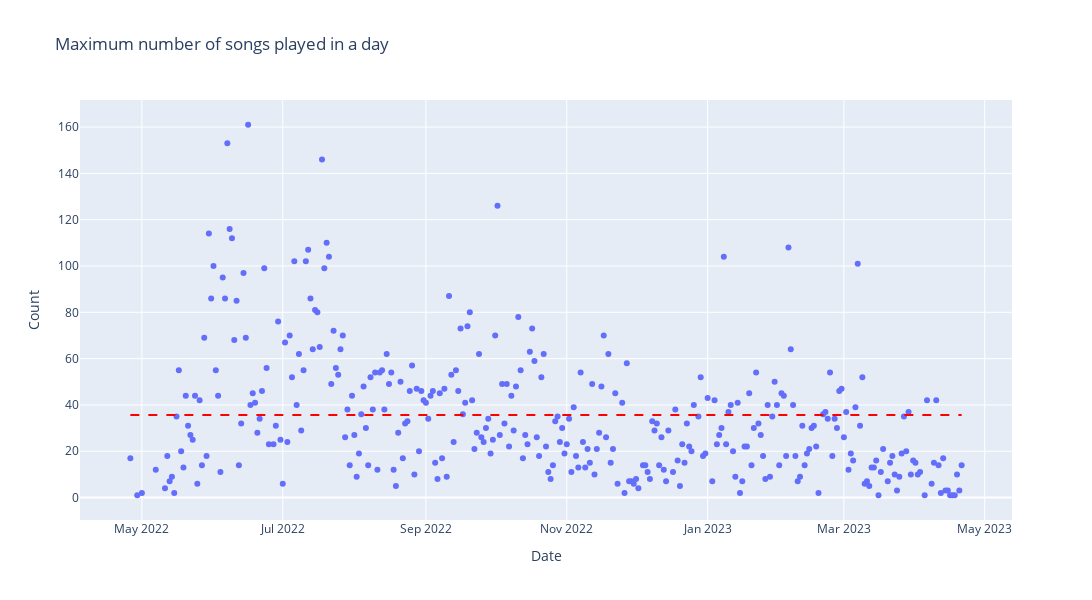

Notebook source saved alongside this figure:
### Code cell
import plotly.graph_objects as go

fig = go.Figure()
fig.add_trace(go.Scatter(x=most_songs.index, 
                         y=most_songs["Count"],
                         mode='markers'))

fig.add_shape(type="line",
              x0=most_songs.index.min(),
              y0=most_songs["Count"].mean(),
              x1=most_songs.index.max(),
              y1=most_songs["Count"].mean(),
              line=dict(color="red", width=2, dash="dash"))

fig.update_layout(title="Maximum number of songs played in a day",
                  xaxis_title="Date",
                  yaxis_title="Count",
                  width=1200,
                  height=600)

fig.show()

### Figure 1 — Plotly figure (JSON) as saved in the notebook; plotly's stock layout.template omitted (floating-point values rounded to 4 significant figures; data arrays with more than 128 entries replaced by an {"elided": "..."} marker saying what was removed)
{"data": [{"mode": "markers", "type": "scatter", "x": {"elided": "340 str values"}, "y": {"elided": "340 int values"}}], "layout": {"height": 600, "shapes": [{"line": {"color": "red", "dash": "dash", "width": 2}, "type": "line", "x0": "2022-04-26", "x1": "2023-04-21", "y0": 35.67, "y1": 35.67}], "title": {"text": "Maximum number of songs played in a day"}, "width": 1200, "xaxis": {"title": {"text": "Date"}}, "yaxis": {"title": {"text": "Count"}}}}
